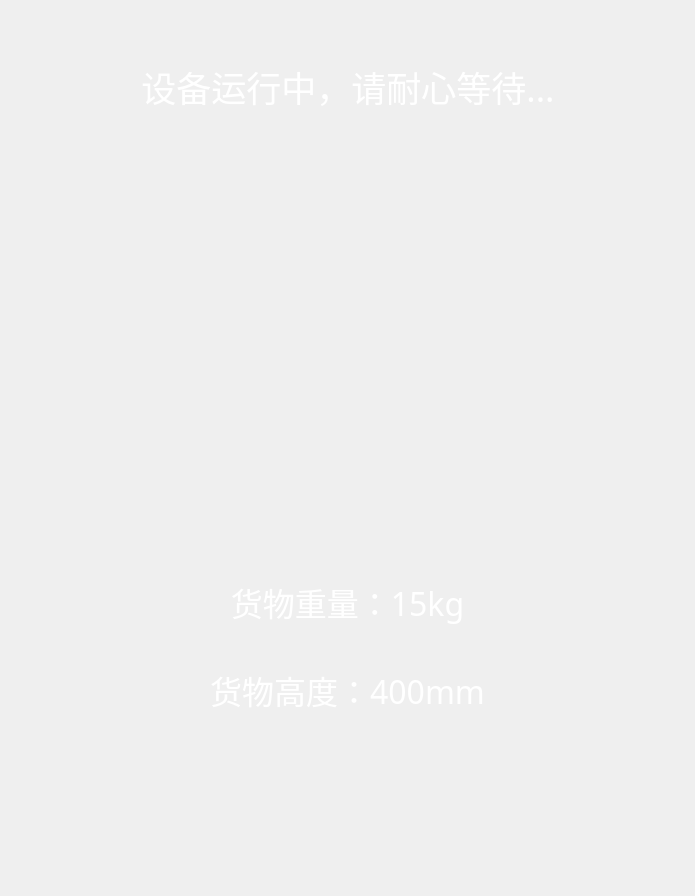
<?xml version="1.0" encoding="UTF-8"?>
<ui version="4.0">
 <class>CProgressWidget</class>
 <widget class="QWidget" name="CProgressWidget">
  <property name="geometry">
   <rect>
    <x>0</x>
    <y>0</y>
    <width>695</width>
    <height>831</height>
   </rect>
  </property>
  <property name="windowTitle">
   <string>CProgressWidget</string>
  </property>
  <property name="styleSheet">
   <string notr="true">QWidget#widget_main
{

border-image: url(:/Image/Resources/Image/1.jpg);

}
</string>
  </property>
  <layout class="QVBoxLayout" name="verticalLayout">
   <property name="spacing">
    <number>0</number>
   </property>
   <property name="leftMargin">
    <number>0</number>
   </property>
   <property name="topMargin">
    <number>0</number>
   </property>
   <property name="rightMargin">
    <number>0</number>
   </property>
   <property name="bottomMargin">
    <number>0</number>
   </property>
   <item>
    <widget class="QWidget" name="widget_main" native="true">
     <layout class="QVBoxLayout" name="verticalLayout_2">
      <property name="spacing">
       <number>0</number>
      </property>
      <property name="leftMargin">
       <number>0</number>
      </property>
      <property name="topMargin">
       <number>50</number>
      </property>
      <property name="rightMargin">
       <number>0</number>
      </property>
      <property name="bottomMargin">
       <number>0</number>
      </property>
      <item>
       <widget class="QWidget" name="widget_3" native="true">
        <layout class="QHBoxLayout" name="horizontalLayout_4">
         <item>
          <spacer name="horizontalSpacer_2">
           <property name="orientation">
            <enum>Qt::Horizontal</enum>
           </property>
           <property name="sizeHint" stdset="0">
            <size>
             <width>40</width>
             <height>20</height>
            </size>
           </property>
          </spacer>
         </item>
         <item>
          <widget class="QLabel" name="label_title">
           <property name="font">
            <font>
             <family>微软雅黑</family>
             <pointsize>26</pointsize>
             <weight>50</weight>
             <bold>false</bold>
            </font>
           </property>
           <property name="styleSheet">
            <string notr="true">color: rgb(255, 255, 255);</string>
           </property>
           <property name="text">
            <string>设备运行中，请耐心等待...</string>
           </property>
           <property name="alignment">
            <set>Qt::AlignCenter</set>
           </property>
          </widget>
         </item>
         <item>
          <spacer name="horizontalSpacer_3">
           <property name="orientation">
            <enum>Qt::Horizontal</enum>
           </property>
           <property name="sizeHint" stdset="0">
            <size>
             <width>40</width>
             <height>20</height>
            </size>
           </property>
          </spacer>
         </item>
        </layout>
       </widget>
      </item>
      <item>
       <widget class="QWidget" name="widget_4" native="true">
        <layout class="QHBoxLayout" name="horizontalLayout">
         <item>
          <spacer name="horizontalSpacer_5">
           <property name="orientation">
            <enum>Qt::Horizontal</enum>
           </property>
           <property name="sizeHint" stdset="0">
            <size>
             <width>40</width>
             <height>20</height>
            </size>
           </property>
          </spacer>
         </item>
         <item>
          <widget class="QLabel" name="label_gif">
           <property name="minimumSize">
            <size>
             <width>250</width>
             <height>250</height>
            </size>
           </property>
           <property name="maximumSize">
            <size>
             <width>250</width>
             <height>250</height>
            </size>
           </property>
           <property name="styleSheet">
            <string notr="true">border-image:url(:/Image/Resources/Image/progree.gif)</string>
           </property>
           <property name="text">
            <string/>
           </property>
          </widget>
         </item>
         <item>
          <spacer name="horizontalSpacer_4">
           <property name="orientation">
            <enum>Qt::Horizontal</enum>
           </property>
           <property name="sizeHint" stdset="0">
            <size>
             <width>40</width>
             <height>20</height>
            </size>
           </property>
          </spacer>
         </item>
        </layout>
       </widget>
      </item>
      <item>
       <widget class="QWidget" name="widget_2" native="true">
        <layout class="QHBoxLayout" name="horizontalLayout_3">
         <property name="spacing">
          <number>0</number>
         </property>
         <property name="leftMargin">
          <number>80</number>
         </property>
         <property name="topMargin">
          <number>0</number>
         </property>
         <property name="rightMargin">
          <number>80</number>
         </property>
         <property name="bottomMargin">
          <number>0</number>
         </property>
         <item>
          <widget class="QWidget" name="widget" native="true">
           <property name="minimumSize">
            <size>
             <width>0</width>
             <height>500</height>
            </size>
           </property>
           <layout class="QVBoxLayout" name="verticalLayout_3">
            <property name="spacing">
             <number>40</number>
            </property>
            <property name="leftMargin">
             <number>0</number>
            </property>
            <property name="topMargin">
             <number>0</number>
            </property>
            <property name="rightMargin">
             <number>0</number>
            </property>
            <property name="bottomMargin">
             <number>0</number>
            </property>
            <item>
             <spacer name="verticalSpacer">
              <property name="orientation">
               <enum>Qt::Vertical</enum>
              </property>
              <property name="sizeHint" stdset="0">
               <size>
                <width>20</width>
                <height>40</height>
               </size>
              </property>
             </spacer>
            </item>
            <item>
             <widget class="QLabel" name="label">
              <property name="font">
               <font>
                <family>微软雅黑</family>
                <pointsize>24</pointsize>
               </font>
              </property>
              <property name="layoutDirection">
               <enum>Qt::RightToLeft</enum>
              </property>
              <property name="styleSheet">
               <string notr="true">color: rgb(255, 255, 255);</string>
              </property>
              <property name="text">
               <string>货物重量：15kg</string>
              </property>
              <property name="alignment">
               <set>Qt::AlignCenter</set>
              </property>
             </widget>
            </item>
            <item>
             <widget class="QLabel" name="label_2">
              <property name="font">
               <font>
                <family>微软雅黑</family>
                <pointsize>24</pointsize>
               </font>
              </property>
              <property name="styleSheet">
               <string notr="true">color: rgb(255, 255, 255);</string>
              </property>
              <property name="text">
               <string>货物高度：400mm</string>
              </property>
              <property name="alignment">
               <set>Qt::AlignCenter</set>
              </property>
             </widget>
            </item>
            <item>
             <spacer name="verticalSpacer_2">
              <property name="orientation">
               <enum>Qt::Vertical</enum>
              </property>
              <property name="sizeHint" stdset="0">
               <size>
                <width>20</width>
                <height>40</height>
               </size>
              </property>
             </spacer>
            </item>
           </layout>
          </widget>
         </item>
        </layout>
       </widget>
      </item>
     </layout>
    </widget>
   </item>
  </layout>
 </widget>
 <layoutdefault spacing="6" margin="11"/>
 <resources>
  <include location="QtControl.qrc"/>
 </resources>
 <connections/>
</ui>
